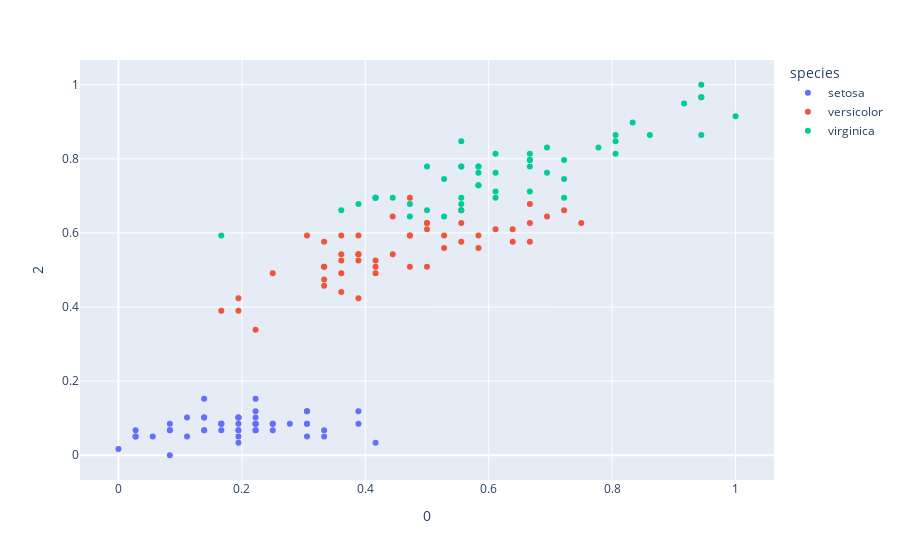

The cell this chart's notebook holds for it:
### Markdown cell above
## Min-Max - 線性歸一化

### Code cell
## 使用標準化Min-Max套件
min_max_scaler = preprocessing.MinMaxScaler(feature_range = (0,1))

## 對數據進行標準化
iris_min_max = min_max_scaler.fit_transform(iris_data)

## 轉換為Data Frame格式
iris_min_max = pd.DataFrame(iris_min_max)

## 接回species種類特徵的資料
iris_min_max['species'] = iris_species

print(iris_min_max)

## 繪圖，由於進行標準化後的欄位名稱會改變成數字，所以記得將X軸與Y軸的值，給予對應的數值
fig = px.scatter(iris_min_max, x = 0, y = 2, color = 'species')

## 顯示圖像
fig.show()
